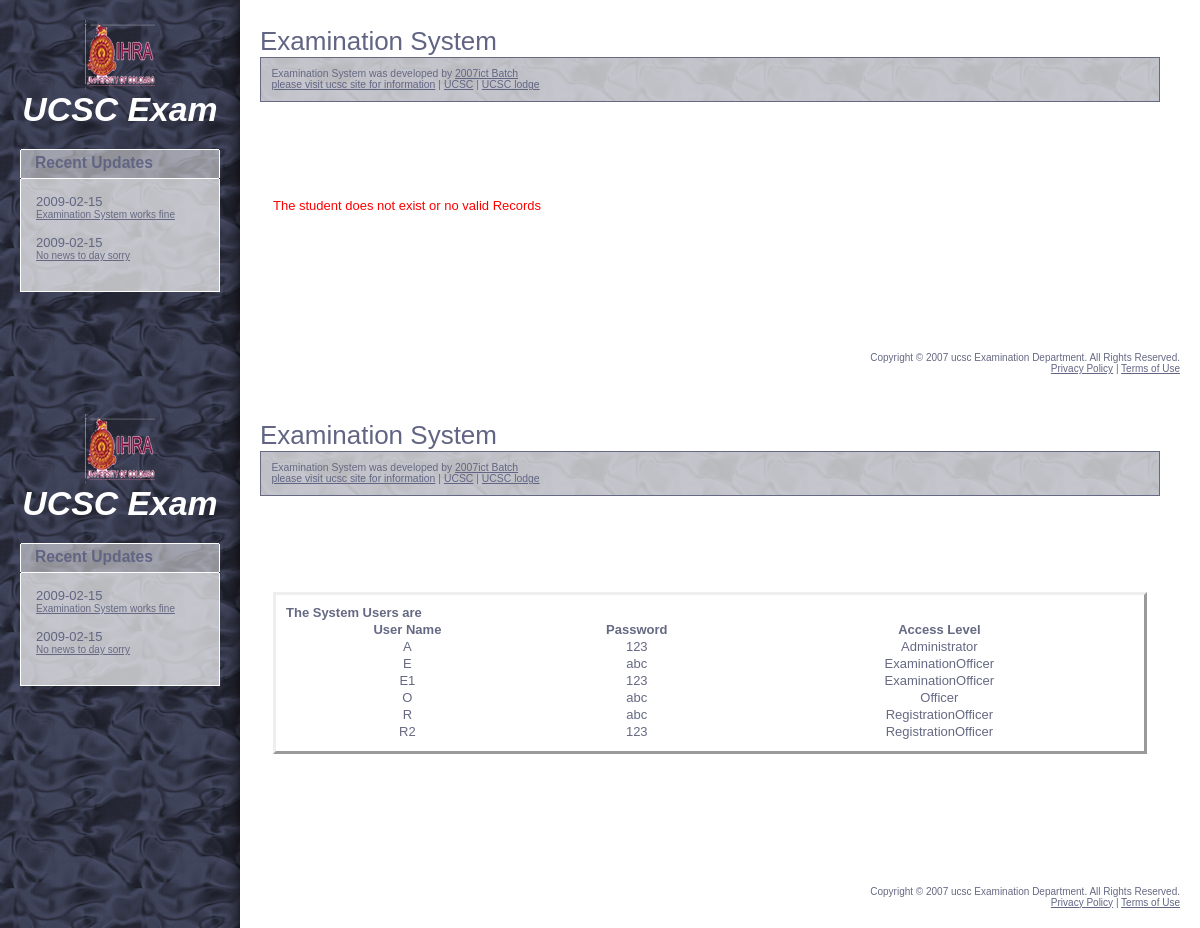
/Reports/users.php, run on the app's committed database.
### tables this page shows
CREATE TABLE `news` (
  `Nid` int(10) NOT NULL auto_increment,
  `Date` varchar(50) default NULL,
  `item` varchar(1000) default NULL,
  PRIMARY KEY  (`Nid`)
);

CREATE TABLE `user` (
  `UserName` varchar(30) NOT NULL,
  `Password` varchar(30) default NULL,
  `Name` varchar(50) NOT NULL,
  `Address` varchar(100) NOT NULL,
  `Tpno` int(10) NOT NULL,
  `Nic` int(10) NOT NULL,
  `AccessLevel` varchar(30) default NULL,
  PRIMARY KEY  (`UserName`)
);

### class/Mark.php (called while the page is built, shortened)
<?php
include_once("Connection.php");
require_once("Student.php");
?>

### class/Exam.php (called while the page is built, shortened)
<?php
include_once("Connection.php");
include_once("Mark.php");
?>

### class/Subject.php (called while the page is built, shortened)
<?php
include_once('Exam.php');
include_once("Connection.php");
?>

### class/Connection.php (called while the page is built, shortened)
<?php
class Connection{
    public static  function connect($query){
        $result=mysql_query($query) or die("qurery failed".mysql_error());
        return $result;
    }
}
?>

### class/News.php (called while the page is built, shortened)
<?php
require_once('Connection.php');
class News {
    public function setNewsItems(){
        $query="select * from News ";
        $result=Connection::connect($query);
        while($row=mysql_fetch_array($result)){
            $new=new News();
            $nid=$row['Nid'];
            $new->Date=$row['Date'];
            $new->Item=$row['item'];
            $new->NID=$nid;
            $news["$nid"]=$new;
        }
        if(Connection::$affectedrows!=0){
             return $news;
        }
        else{
            return false;
        }
    }
}
?>

### class/Login.php (called while the page is built, shortened)
<?php
require_once("Connection.php");
class Login {
    public function getUsers(){
        $query="select * from User";
        $result=Connection::connect($query);
        while($row=mysql_fetch_array($result)){
            $u=new Login();
            $usern=$row['UserName'];
            $u->UserName=$usern;
            $u->Password=$row['Password'];
            $u->AccessLevel=$row['AccessLevel'];
            $users["$usern"]=$u;
        }
        if(Connection::$affectedrows!=0){
            return $users;
        }
        else{
            return false;
        }
    }
}
?>

### Reports/users.php (the view, shortened to what this page needs)
<?php
require_once("../class/Connection.php");
require_once("../class/Subject.php");
require_once("../class/ExaminationOfficerReport.php");
require_once("../class/Login.php");
$log=new Login();
$users=$log->getUsers();
?>
<!DOCTYPE html PUBLIC "-//W3C//DTD XHTML 1.0 Strict//EN" "http://www.w3.org/TR/xhtml1/DTD/xhtml1-strict.dtd">
<html xmlns="http://www.w3.org/1999/xhtml">
    <head>
        <link href="../Style/default2.css" rel="stylesheet" type="text/css" />
    </head>
    <body>
        <div id="sidebar">
            <div id="logo">
                <h1><a href="#">UCSC Exam </a></h1>
            </div>
            <div id="updates" class="boxed">
                <h2 class="title">Recent Updates</h2>
                <div class="content">
                    <ul>
                        <?php
                        include_once('../class/News.php');
                        $news=new News();
                        if(isset($_SESSION['news'])){
                            $new=unserialize($_SESSION['news']);
                        }
                        else{
                            $new=$news->setNewsItems();
                            $_SESSION['news']=serialize($new);
                        }
                        if(is_array($new)){
                            foreach($new as $ne){
                                echo "<li>";
                                echo "<h3>$ne->Date</h3>";
                                echo "<p><u>$ne->Item</u></p>";
                                echo "</li>";
                            }
                        }
                        else{
                            echo "<li>";
                            echo "no news added by the adminstrator";
                            echo "</li>";
                        }
                        ?>
                    </ul>
                </div>
            </div>
        </div>
        <div id="main">
            <div id="welcome" class="post">
                <h2 class="title">Examination System</h2>
                <div class="meta">
                    <p>Examination System was developed by <a href="index.php">2007ict Batch</a><br />
                    <a href="#">please visit ucsc site for information</a> | <a href="ucsc.cmb.ac.lk">UCSC</a> | <a href="www.ucsclodge.lk">UCSC lodge</a></p>
                </div>
                <div class="story">
                    <p>&nbsp;</p>
                    <p>&nbsp;</p>
                    <div style="border-style:outset;padding:10px">
                        <b> The System Users are</b><br/>
                        <table cellpadding="2" width="100%" style="text-align:center">
                            <thead>
                                <tr>
                                    <th>User Name</th>
                                    <th>Password</th>
                                    <th>Access Level</th>
                                </tr>
                            </thead>
                            <?php
                            if(is_array($users)){
                                foreach($users as $e){
                                    echo "<tr>";
                                    echo "<td>$e->UserName</td>";
                                    echo "<td>$e->Password</td>";
                                    echo "<td>$e->AccessLevel</td>";
                                    echo "</tr>";
                                }
                            }
                            ?>
                        </table>
                    </div>
                    <p>&nbsp;</p>
                </div>
            </div>
            <div id="example" class="post">
                <h2 class="title">&nbsp;</h2>
            </div>
        </div>
        <div id="footer">
            <p id="legal">Copyright &copy; 2007 ucsc Examination Department. All Rights Reserved.</p>
            <p id="links"><a href="#">Privacy Policy</a> | <a href="#">Terms of Use</a></p>
        </div>
    </body>
</html>

### Reports/Student.php (shortened to what this page needs)
<?php
require_once("../class/Subject.php");
require_once("../class/Student.php");
?>
<!DOCTYPE html PUBLIC "-//W3C//DTD XHTML 1.0 Strict//EN" "http://www.w3.org/TR/xhtml1/DTD/xhtml1-strict.dtd">
<html xmlns="http://www.w3.org/1999/xhtml">
    <head>
        <link href="../Style/default2.css" rel="stylesheet" type="text/css" />
    </head>
    <body>
        <div id="sidebar">
            <div id="logo">
                <h1><a href="#">UCSC Exam </a></h1>
            </div>
            <div id="updates" class="boxed">
                <h2 class="title">Recent Updates</h2>
                <div class="content">
                    <ul>
                        <?php
                        include_once('../class/News.php');
                        $news=new News();
                        if(isset($_SESSION['news'])){
                            $new=unserialize($_SESSION['news']);
                        }
                        else{
                            $new=$news->setNewsItems();
                        }
                        if(is_array($new)){
                            foreach($new as $ne){
                                echo "<li>";
                                echo "<h3>$ne->Date</h3>";
                                echo "<p><u>$ne->Item</u></p>";
                                echo "</li>";
                            }
                        }
                        else{
                            echo "<li>";
                            echo "no news added by the adminstrator";
                            echo "</li>";
                        }
                        ?>
                    </ul>
                </div>
            </div>
        </div>
        <div id="main">
            <div id="welcome" class="post">
                <h2 class="title">Examination System</h2>
                <div class="meta">
                    <p>Examination System was developed by <a href="index.php">2007ict Batch</a><br />
                    <a href="#">please visit ucsc site for information</a> | <a href="ucsc.cmb.ac.lk">UCSC</a> | <a href="www.ucsclodge.lk">UCSC lodge</a></p>
                </div>
                <div class="story">
                    <p>&nbsp;</p>
                    <p>&nbsp;</p>
                    <?php
                    if($student!=false&& is_array($R)){
                        echo "Registration Identification:".$student."<br />";
                        echo "Student Name:.$stu->Name<br/>";
                        echo "Student Identity:$stu->nationalid<br/>";
                        echo "Student contact:$stu->Mobile<br/>";
                        echo "<hr/>";
                        echo "<hr/>";
                        echo "<table>";
                        echo "<head>";
                        echo "<th>";
                        echo "<td>Examination id</td>";
                        echo "<td>Subject Name</td>";
                        echo "<td>Marks for paper</td>";
                        echo "<td>Marks for Assignment</td>";
                        echo "<td>Percentage for Assignment</td>";
                        echo "<td>Total Mark</td>";
                        echo "<td>Rank for paper</td>";
                        echo "</th>";
                        echo "</head>";
                        foreach($R as $r){
                            echo "<tr>";
                            echo "<td>$r->ExamId </td>";
                            echo"<td>$r->Sub_id</td>";
                            echo "<td>$r->Paper </td>";
                            echo "<td>$r->Assignment</td>";
                            echo "<td>$r->AssignmentPercentage%</td>";
                            echo "<td><b>:$r->Mark</b></td >";
                            echo "<td>:$r->Rank</td >";
                            echo "</tr>";
                        }
                        echo "</table>";
                        echo "<hr/>";
                        echo "The total of the above is:".$Rep->getTotal()."<br/>";
                        echo "The Average of the above is :".$Rep->getAverage()."<br/>";
                    }
                    else{
                        echo "<font color=\"red\">The student does not exist or no valid Records</font>";
                    }
                    ?>
                    <p>&nbsp;</p>
                </div>
            </div>
            <div id="example" class="post">
                <h2 class="title">&nbsp;</h2>
            </div>
        </div>
        <div id="footer">
            <p id="legal">Copyright &copy; 2007 ucsc Examination Department. All Rights Reserved. </p>
            <p id="links"><a href="#">Privacy Policy</a> | <a href="#">Terms of Use</a></p>
        </div>
    </body>
</html>

### Style/default2.css (style rules this page uses)
* { margin: 0; padding: 0; }
body { background: #FFFFFF url(../images/img01.jpg) repeat-y; font: normal small Arial, Helvetica, sans-serif; color: #656983; }
h1, h2, h3 { font-weight: normal; color: #616583; }
h2 { font-size: 2em; }
p, blockquote, ul, ol { margin-bottom: 1.5em; }
ul { margin-left: 3em; }
a { color: #616583; }
.boxed { margin-bottom: 20px; }
.boxed .title { height: 25px; padding: 5px 0 0 15px; background: url(../images/img03.gif) no-repeat; font-size: 1.2em; font-weight: bold; }
.boxed .content { padding: 15px; background: url(../images/img04.gif); border: 1px solid #FFFFFF; border-top: none; }
.post { padding: 2em 0 0 0; }
.post .meta { padding: 1em; background: #656983 url(../images/img04.gif); border: 1px solid #656983; font-size: .8em; }
.post .meta p { margin: 0; }
.post .story { padding: 1em; }
.post .story p, .post .story blockquote, .post .story ul, .post .story ol { line-height: 1.7em; }
#logo { padding: 70px 0 20px 0; background: url(../images/ucsc.png) no-repeat center top; text-align: center; }
#logo h1 { font-size: 2.6em; font-weight: bold; font-style: italic; }
#logo a { text-decoration: none; color: #FFFFFF; }
#main { margin: 0 40px 0 260px; }
#sidebar { float: left; position: relative; width: 200px; padding: 20px; }
#updates ul { margin: 0; padding: 0; list-style: none; }
#updates h3 { font-size: small; }
#updates p { font-size: x-small; }
#footer { clear: both; padding: 20px; }
#footer p { margin: 0; text-align: right; font-size: x-small; }

### data on the page
news: Date "2009-02-15", item "Examination System works fine"
news: Date "2009-02-15", item "No news to day sorry"
user: UserName "A", Password "123", AccessLevel "Administrator"
user: UserName "E", Password "abc", AccessLevel "ExaminationOfficer"
user: UserName "E1", Password "123", AccessLevel "ExaminationOfficer"
user: UserName "O", Password "abc", AccessLevel "Officer"
user: UserName "R", Password "abc", AccessLevel "RegistrationOfficer"
user: UserName "R2", Password "123", AccessLevel "RegistrationOfficer"
